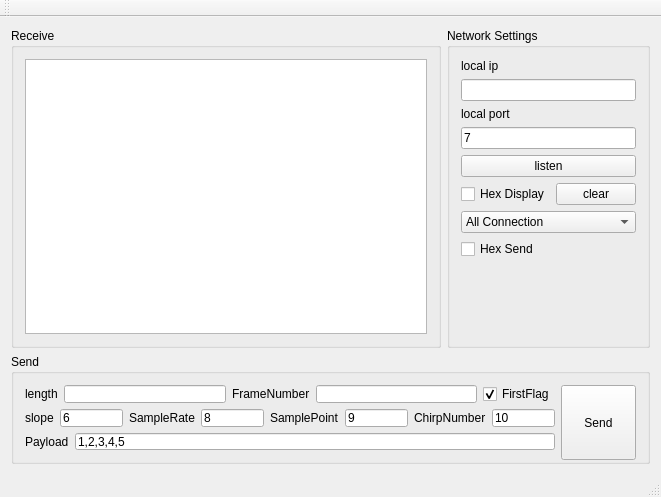
<?xml version="1.0" encoding="UTF-8"?>
<ui version="4.0">
 <class>mmLink_RadarSimulation</class>
 <widget class="QMainWindow" name="mmLink_RadarSimulation">
  <property name="geometry">
   <rect>
    <x>0</x>
    <y>0</y>
    <width>661</width>
    <height>497</height>
   </rect>
  </property>
  <property name="windowTitle">
   <string>mmLink_RadarSimulation</string>
  </property>
  <widget class="QWidget" name="centralWidget">
   <layout class="QVBoxLayout" name="verticalLayout_4">
    <item>
     <layout class="QHBoxLayout" name="horizontalLayout_4">
      <item>
       <widget class="QGroupBox" name="groupBox">
        <property name="title">
         <string>Receive</string>
        </property>
        <layout class="QHBoxLayout" name="horizontalLayout_2">
         <item>
          <widget class="QTextEdit" name="edtRecv">
           <property name="minimumSize">
            <size>
             <width>400</width>
             <height>250</height>
            </size>
           </property>
           <property name="readOnly">
            <bool>true</bool>
           </property>
          </widget>
         </item>
        </layout>
       </widget>
      </item>
      <item>
       <widget class="QGroupBox" name="groupBox_3">
        <property name="sizePolicy">
         <sizepolicy hsizetype="Fixed" vsizetype="Preferred">
          <horstretch>0</horstretch>
          <verstretch>0</verstretch>
         </sizepolicy>
        </property>
        <property name="title">
         <string>Network Settings</string>
        </property>
        <layout class="QVBoxLayout" name="verticalLayout_2">
         <item>
          <layout class="QVBoxLayout" name="verticalLayout">
           <item>
            <widget class="QLabel" name="label">
             <property name="text">
              <string>local ip</string>
             </property>
            </widget>
           </item>
           <item>
            <widget class="QLineEdit" name="edtIP">
             <property name="text">
              <string/>
             </property>
            </widget>
           </item>
           <item>
            <widget class="QLabel" name="label_2">
             <property name="text">
              <string>local port</string>
             </property>
            </widget>
           </item>
           <item>
            <widget class="QLineEdit" name="edtPort">
             <property name="text">
              <string>7</string>
             </property>
            </widget>
           </item>
           <item>
            <widget class="QPushButton" name="btnConnect">
             <property name="text">
              <string>listen</string>
             </property>
            </widget>
           </item>
           <item>
            <layout class="QHBoxLayout" name="horizontalLayout">
             <item>
              <widget class="QCheckBox" name="ckbHexShow">
               <property name="text">
                <string>Hex Display</string>
               </property>
              </widget>
             </item>
             <item>
              <widget class="QPushButton" name="btnClear">
               <property name="text">
                <string>clear</string>
               </property>
              </widget>
             </item>
            </layout>
           </item>
           <item>
            <widget class="QComboBox" name="cbxConnection">
             <item>
              <property name="text">
               <string>All Connection</string>
              </property>
             </item>
            </widget>
           </item>
           <item>
            <widget class="QCheckBox" name="ckbHexSend">
             <property name="text">
              <string>Hex Send</string>
             </property>
            </widget>
           </item>
           <item>
            <spacer name="verticalSpacer">
             <property name="orientation">
              <enum>Qt::Vertical</enum>
             </property>
             <property name="sizeHint" stdset="0">
              <size>
               <width>20</width>
               <height>40</height>
              </size>
             </property>
            </spacer>
           </item>
          </layout>
         </item>
        </layout>
       </widget>
      </item>
     </layout>
    </item>
    <item>
     <widget class="QGroupBox" name="groupBox_2">
      <property name="sizePolicy">
       <sizepolicy hsizetype="Expanding" vsizetype="Preferred">
        <horstretch>0</horstretch>
        <verstretch>0</verstretch>
       </sizepolicy>
      </property>
      <property name="minimumSize">
       <size>
        <width>610</width>
        <height>110</height>
       </size>
      </property>
      <property name="maximumSize">
       <size>
        <width>16777215</width>
        <height>110</height>
       </size>
      </property>
      <property name="title">
       <string>Send</string>
      </property>
      <layout class="QGridLayout" name="gridLayout">
       <item row="0" column="0">
        <layout class="QHBoxLayout" name="horizontalLayout_12">
         <item>
          <layout class="QVBoxLayout" name="verticalLayout_3">
           <item>
            <layout class="QHBoxLayout" name="horizontalLayout_11">
             <item>
              <layout class="QHBoxLayout" name="horizontalLayout_5">
               <item>
                <widget class="QLabel" name="label_8">
                 <property name="text">
                  <string>length</string>
                 </property>
                </widget>
               </item>
               <item>
                <widget class="QLineEdit" name="Length">
                 <property name="readOnly">
                  <bool>true</bool>
                 </property>
                </widget>
               </item>
               <item>
                <widget class="QLabel" name="label_9">
                 <property name="text">
                  <string>FrameNumber</string>
                 </property>
                </widget>
               </item>
               <item>
                <widget class="QLineEdit" name="FrameNumber"/>
               </item>
              </layout>
             </item>
             <item>
              <widget class="QCheckBox" name="FirstFlag">
               <property name="text">
                <string>FirstFlag</string>
               </property>
               <property name="checked">
                <bool>true</bool>
               </property>
              </widget>
             </item>
            </layout>
           </item>
           <item>
            <layout class="QHBoxLayout" name="horizontalLayout_10">
             <item>
              <layout class="QHBoxLayout" name="horizontalLayout_6">
               <item>
                <widget class="QLabel" name="label_5">
                 <property name="text">
                  <string>slope</string>
                 </property>
                </widget>
               </item>
               <item>
                <widget class="QLineEdit" name="Slope">
                 <property name="text">
                  <string>6</string>
                 </property>
                </widget>
               </item>
              </layout>
             </item>
             <item>
              <layout class="QHBoxLayout" name="horizontalLayout_7">
               <item>
                <widget class="QLabel" name="label_4">
                 <property name="text">
                  <string>SampleRate</string>
                 </property>
                </widget>
               </item>
               <item>
                <widget class="QLineEdit" name="SampleRate">
                 <property name="text">
                  <string>8</string>
                 </property>
                </widget>
               </item>
              </layout>
             </item>
             <item>
              <layout class="QHBoxLayout" name="horizontalLayout_8">
               <item>
                <widget class="QLabel" name="label_6">
                 <property name="text">
                  <string>SamplePoint</string>
                 </property>
                </widget>
               </item>
               <item>
                <widget class="QLineEdit" name="SamplePoint">
                 <property name="text">
                  <string>9</string>
                 </property>
                </widget>
               </item>
              </layout>
             </item>
             <item>
              <layout class="QHBoxLayout" name="horizontalLayout_9">
               <item>
                <widget class="QLabel" name="label_3">
                 <property name="text">
                  <string>ChirpNumber</string>
                 </property>
                </widget>
               </item>
               <item>
                <widget class="QLineEdit" name="ChirpNumber">
                 <property name="text">
                  <string>10</string>
                 </property>
                </widget>
               </item>
              </layout>
             </item>
            </layout>
           </item>
           <item>
            <layout class="QHBoxLayout" name="horizontalLayout_3">
             <item>
              <widget class="QLabel" name="label_7">
               <property name="text">
                <string>Payload</string>
               </property>
              </widget>
             </item>
             <item>
              <widget class="QLineEdit" name="Payload">
               <property name="text">
                <string>1,2,3,4,5</string>
               </property>
              </widget>
             </item>
            </layout>
           </item>
          </layout>
         </item>
         <item>
          <widget class="QPushButton" name="btnSend">
           <property name="sizePolicy">
            <sizepolicy hsizetype="Fixed" vsizetype="Fixed">
             <horstretch>0</horstretch>
             <verstretch>0</verstretch>
            </sizepolicy>
           </property>
           <property name="minimumSize">
            <size>
             <width>75</width>
             <height>75</height>
            </size>
           </property>
           <property name="maximumSize">
            <size>
             <width>75</width>
             <height>75</height>
            </size>
           </property>
           <property name="text">
            <string>Send</string>
           </property>
          </widget>
         </item>
        </layout>
       </item>
      </layout>
     </widget>
    </item>
   </layout>
  </widget>
  <widget class="QMenuBar" name="menuBar">
   <property name="geometry">
    <rect>
     <x>0</x>
     <y>0</y>
     <width>661</width>
     <height>20</height>
    </rect>
   </property>
  </widget>
  <widget class="QToolBar" name="mainToolBar">
   <attribute name="toolBarArea">
    <enum>TopToolBarArea</enum>
   </attribute>
   <attribute name="toolBarBreak">
    <bool>false</bool>
   </attribute>
  </widget>
  <widget class="QStatusBar" name="statusBar"/>
 </widget>
 <layoutdefault spacing="6" margin="11"/>
 <resources/>
 <connections/>
</ui>
